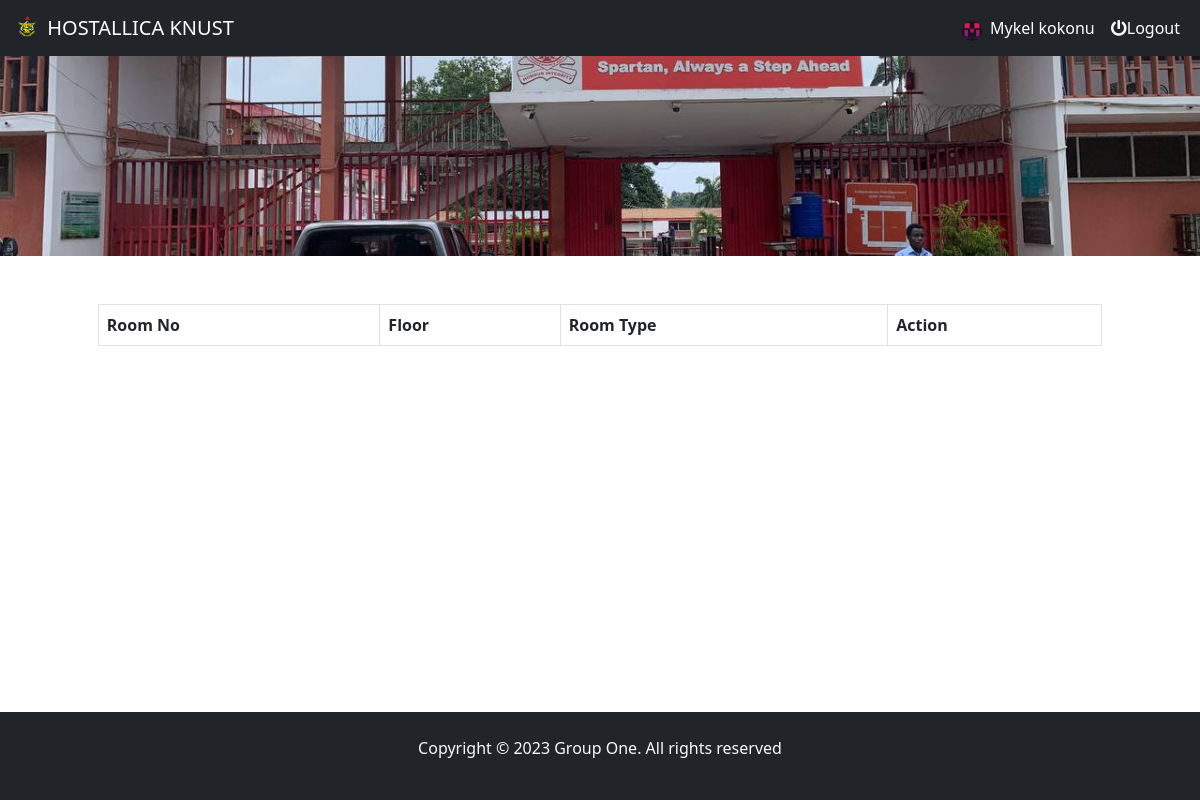
The page /hall/2 (signed in) on the database its author committed.
### backend/models.py (models this page shows, shortened)
class Student(AbstractUser):
    name = models.CharField(max_length=100)
    phone = models.CharField(max_length=100)
    program = models.CharField(max_length=100)
    picture = models.ImageField(upload_to='profile/', null=True, blank=True)
    room = models.ForeignKey('Room', on_delete=models.SET_NULL, null=True)
    password = models.CharField(max_length=100 , null=True)

class Hall(models.Model):
    name = models.CharField(max_length=100)
    capacity = models.IntegerField()
    floors = models.IntegerField()
    picture = models.ImageField(upload_to='hall/', null=True, blank=True)

### backend/views.py (the view)
# urls.py: path('hall/<int:pk>', views._rooms, name='rooms'),
@login_required
def _rooms(request,pk):
    hall = get_object_or_404(Hall,id=pk)
    rooms = Room.objects.filter(hall=hall)
    return render(request, 'rooms.html', {'rooms': rooms, 'hall': hall})

### templates/rooms.html (shortened to what this page needs)
{% extends 'base.html' %}
{% block content %}
<div class="wrapper">
<div>
  <img src={{hall.picture.url}} class="img-fluid hall-img" alt="hall image">
</div>
<div class="container">
<table class="table table-striped table-hover table-bordered my-5">
    <thead>
      <tr>
        <th scope="col">Room No </th>
        <th scope="col">Floor</th>
        <th scope="col">Room Type</th>
        <th scope="col">Action</th>
      </tr>
    </thead>
    </table>
    </div>
  </div>
{% endblock %}

### templates/base.html (shortened to what this page needs)
{% load static %}
<!DOCTYPE html>
<html lang="en" >
    <head>
        <link href="https://cdn.jsdelivr.net/npm/bootstrap@5.3.0/dist/css/bootstrap.min.css" rel="stylesheet">
        <link rel="stylesheet" href="https://cdnjs.cloudflare.com/ajax/libs/font-awesome/5.15.3/css/all.min.css">
        <link rel="stylesheet" href="{% static 'css/styles.css' %}">
    </head>
    <body>
        {% block navbar %}
        <nav class="navbar navbar-expand-lg bg-dark sticky-top" data-bs-theme="dark">
          <div class="container-fluid">
            <a class="navbar-brand" href="{% url 'index' %}">
              <img src="{% static 'SchoolImages/MainImages/logo.png' %}" alt="Logo" width="30" height="24" class="d-inline-block align-text-top">
              HOSTALLICA KNUST</a>
            <div class="collapse navbar-collapse justify-content-end" id="navbar">
              {% if user.is_authenticated and user.username != 'admin' %}
              <div class="navbar-nav ">
              <div class="profile">
                <img src="{{user.picture.url}}" alt="Logo" class="d-inline-block user">
                <a class="nav-link active" aria-current="page" href="#">{{user.name | capfirst }}</a>
                </div>
                <a href="#" class="nav-link" data-bs-toggle="modal" data-bs-target="#logoutModal"><i class="fas fa-power-off mr-2" ></i>Logout</a>
                {% endif %}
              </div>
            </div>
          </div>
        </nav>
        {% endblock %}
        {% block content%}
        {% endblock %}
        {% block footer %}
        <footer class="bg-dark text-center text-lg-start">
            <div class="container p-4">
              <div class="row text-light text-center">
                <div class="">
                  <p>
                    Copyright &copy 2023 Group One. All rights reserved
                  </p>
                </div>
          </footer>
        {% endblock %}
      </body>
</html>

### backend/static/css/styles.css (style rules this page uses)
footer { position: relative; bottom: 0; left: 0; text-align: center; }
.user { display: inline-block; width: 20px; height: 20px; border-radius: 50%; margin-top: 5px; background-repeat: no-repeat; background-position: center center; background-size: cover; }
.profile { display: flex; align-items: center; }
.table { width: 90%; align-content: center; margin: auto; }
body { display:grid; grid-template-rows: auto 1fr auto; min-height: 100vh; }
.wrapper { flex: 1; }
.nav-link { color: white; }
.navbar-nav { margin-left: auto; }

### templates/rooms.html (style rules this page uses)
.hall-img { width: 100%; height:25vh; object-fit: cover; object-position: center; }

### rows shown on the page
Student: picture (picture), name "Mykel kokonu"
Hall: picture (picture)
